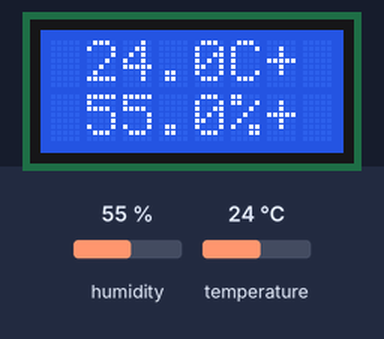
Simulated run of this sketch. Board: Arduino Uno, built with avr-gcc and run on an emulated ATmega328P. Parts: 8×2 character LCD. Wiring (inferred from the names in the program): DHT22 sensor: data pin 2. The inputs (shaded band) are chosen by the test bench; at power-on: humidity 55 %, temperature 24 °C. What the sketch prints to the serial monitor is not drawn.

Above: at 2.9 s.
3.0 s: humidity set to 22 %
At 5.7 s:
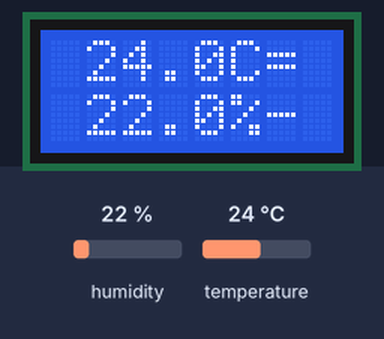
8.3 s: temperature set to 12 °C
At 9.8 s:
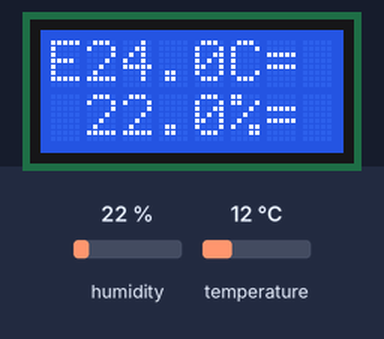
11.7 s: temperature set to 19 °C
At 15.1 s:
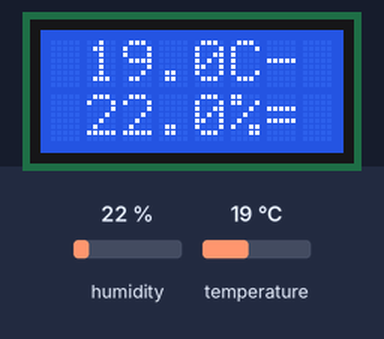
17.4 s: humidity set to 40 %
At 19.3 s:
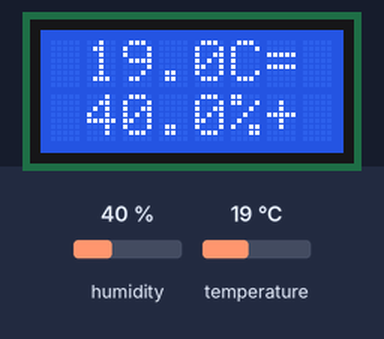
22.0 s: temperature set to 28 °C
At 23.5 s:
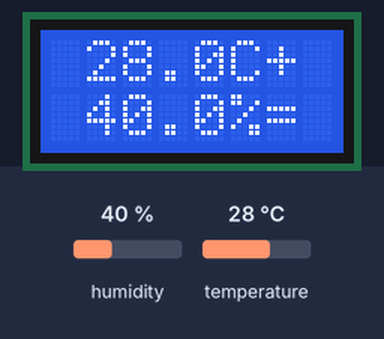
Timing chart, 0 to 25.0 s (numbered marks = the images above; inputs shaded):
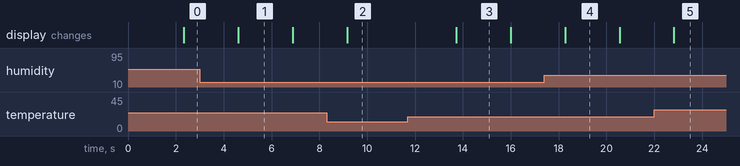

Measured:
- after the input at 3.0 s, the display: changes after 1.6 s (image 1)
- after the input at 8.3 s, the display: changes after 0.87 s (image 2)
- after the input at 11.7 s, the display: changes after 2.0 s (image 3)
- after the input at 17.4 s, the display: changes after 0.87 s (image 4)
- after the input at 22.0 s, the display: changes after 0.83 s (image 5)
- what the display in image 1 shows lasts 2.3 s, from 4.6 s to 6.9 s

The sketch:

hygrometer.ino
```cpp
// include the library code
#include <LiquidCrystal.h>
#include "DHT.h"

#define DHTPIN 2     // what pin we're connected to
#define DHTTYPE DHT22   // DHT 22  (AM2302)

int tim = 250;  //the value of delay time
float hLast, tLast;


LiquidCrystal lcd(4, 6, 10, 11, 12, 13);
DHT dht(DHTPIN, DHTTYPE);


void setup()
{
  Serial.begin(9600);
  Serial.println("DHTxx/Display");
  lcd.begin(8, 2);  // set up the LCD's number of columns and rows:
  dht.begin();
}

void loop()
{
  // Wait a few seconds between measurements.
  delay(2000);

  // Reading temperature or humidity takes about 250 milliseconds!
  // Sensor readings may also be up to 2 seconds 'old' (its a very slow sensor)
  float h = dht.readHumidity();
  // Read temperature as Celsius (the default)
  float t = dht.readTemperature();

  // Check if any reads failed and exit early (to try again).
  if (isnan(h) || isnan(t) || t < 0.6*tLast) {
    lcd.setCursor(0,0);
    lcd.print("E");
    return;
  }

  lcd.setCursor(0,0);
  lcd.print(" ");
  lcd.print(t,1);
  lcd.print("C");
  lcd.print(indicator(t,tLast));
  lcd.setCursor(1,1);
  lcd.print(h,1);
  lcd.print("%");
  lcd.print(indicator(h,hLast));

  hLast=h;
  tLast=t;
}

String indicator(float current, float last) {
  float min = last*0.995, max = last*1.005;
  if(current < min) {
    return "-";
  }
  if(current > max) {
    return "+";
  }
  return "=";
}
```
